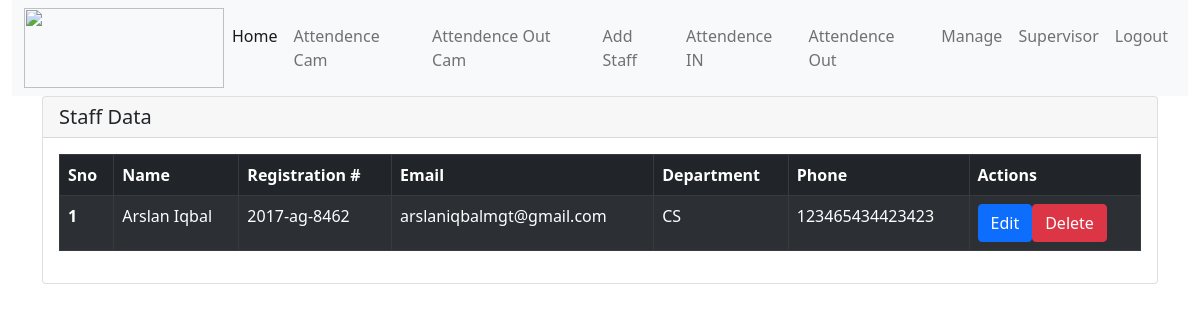
/manage, run on the app's committed database.
### app.py (models this page shows, shortened)
class Staff(db.Model):
    id = db.Column(db.Integer, primary_key=True)
    name = db.Column(db.String(200), nullable=False)
    register = db.Column(db.String(500), nullable=False)
    email = db.Column(db.String(200), nullable=False)
    department = db.Column(db.String(200), nullable=False)
    phone = db.Column(db.String(200), nullable=False)
    date_created = db.Column(db.DateTime, default=datetime.utcnow)

### app.py (the view)
@app.route('/manage')
def staffdata():
    data = Staff.query.all()
    return render_template("manage.html",data=data)

### templates/manage.html
{% extends 'base.html' %}
{% block body %}
<div class="container">
    <div class="jumbotron">
        <div class="card">
            <h5 class="card-header">Staff Data </h5>
            <div class="card-body">
              <table class="table table-dark table-striped table-hover table-bordered">
                <thead>
                  <tr>
                    <th scope="col">Sno</th>
                    <th scope="col">Name</th>
                    <th scope="col">Registration #</th>
                    <th scope="col">Email</th>
                    <th scope="col">Department </th>
                    <th scope="col">Phone</th>
                    <th scope="col">Actions</th>
                  </tr>
                </thead>
                <tbody>
                    {% for staff in data %}
                  <tr>
                    <th scope="row">{{loop.index}}</th>
                    <td>{{staff.name}}</td>
                    <td>{{staff.register}}</td>
                    <td>{{staff.email}}</td>
                    <td>{{staff.department}}</td>
                    <td>{{staff.phone}}</td>
                    <td><a href="/update/{{staff.id}}" type="button" class="btn btn-primary badge-pill">Edit</button>
                        <a href="/delete/{{staff.id}}" type="button" class="btn btn-danger badge-pill">Delete</button>
                    </td>
                  </tr>
                  {% endfor %}
                </tbody>
              </table>
            </div>
          </div>
    </div>
</div>
{% endblock body %}

### data on the page
Staff: name "Arslan Iqbal", register "2017-ag-8462", email "arslaniqbalmgt@gmail.com", department "CS", phone "123465434423423"
